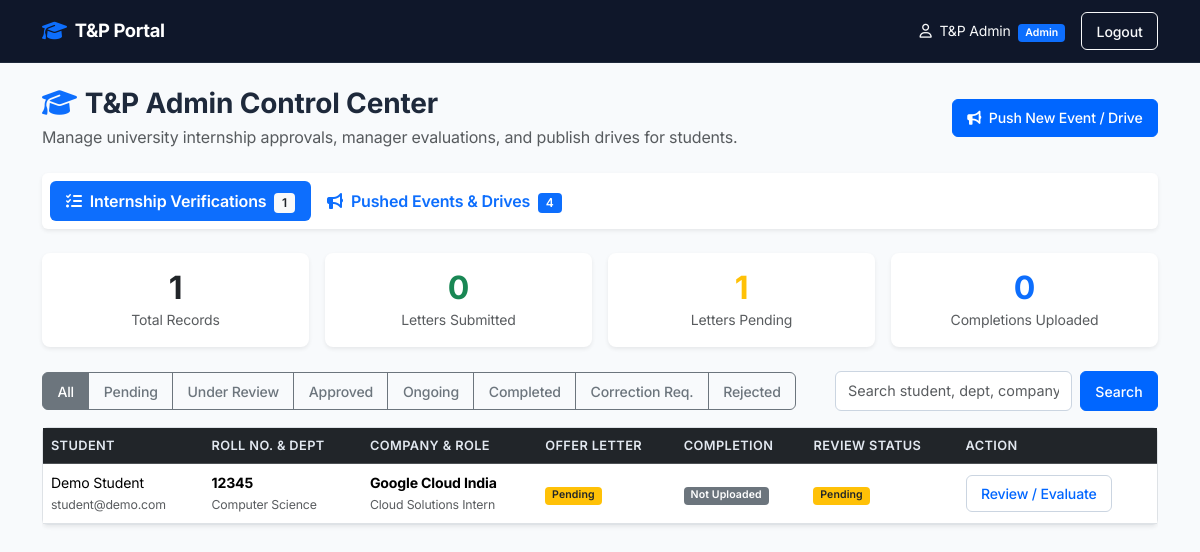
The page /admin/dashboard (signed in) on the database its author committed.
### tables this page shows
CREATE TABLE internships (
            id INTEGER PRIMARY KEY AUTOINCREMENT,
            student_id INTEGER NOT NULL,
            submission_status TEXT NOT NULL DEFAULT 'Draft'
                CHECK(submission_status IN ('Draft', 'Submitted')),
            
            company_name TEXT NOT NULL,
            company_location TEXT,
            company_website TEXT,
            role TEXT,
            start_date TEXT,
            end_date TEXT,
            internship_type TEXT,
            stipend TEXT,
            mode TEXT,
            domain TEXT,
            
            manager_id INTEGER,
            manager_name TEXT,
            manager_email TEXT,

            letter_status TEXT NOT NULL DEFAULT 'Pending'
                CHECK(letter_status IN ('Pending', 'Submitted')),
            letter_filename TEXT,

            completion_filename TEXT,
            completion_status TEXT NOT NULL DEFAULT 'Not Uploaded'
                CHECK(completion_status IN ('Not Uploaded', 'Uploaded')),
            report_filename TEXT,
            report_status TEXT NOT NULL DEFAULT 'Not Uploaded'
                CHECK(report_status IN ('Not Uploaded', 'Uploaded')),

            manager_feedback TEXT,
            feedback_rating INTEGER CHECK(feedback_rating BETWEEN 1 AND 5),
            tech_skills INTEGER CHECK(tech_skills BETWEEN 1 AND 5),
            communication INTEGER CHECK(communication BETWEEN 1 AND 5),
            teamwork INTEGER CHECK(teamwork BETWEEN 1 AND 5),
            problem_solving INTEGER CHECK(problem_solving BETWEEN 1 AND 5),
            professionalism INTEGER CHECK(professionalism BETWEEN 1 AND 5),
            strengths TEXT,
            improvements TEXT,

            review_status TEXT NOT NULL DEFAULT 'Pending'
                CHECK(review_status IN ('Pending', 'Under Review', 'Approved', 'Rejected', 'Correction Required', 'Ongoing', 'Completed')),
            
            admin_remarks TEXT,

            submitted_at TIMESTAMP DEFAULT CURRENT_TIMESTAMP,
            FOREIGN KEY (student_id) REFERENCES users(id) ON DELETE CASCADE,
            FOREIGN KEY (manager_id) REFERENCES users(id) ON DELETE SET NULL
        );

CREATE TABLE users (
            id INTEGER PRIMARY KEY AUTOINCREMENT,
            full_name TEXT NOT NULL,
            email TEXT UNIQUE NOT NULL,
            password_hash TEXT NOT NULL,
            role TEXT NOT NULL CHECK(role IN ('student', 'admin', 'manager')),
            roll_number TEXT,
            branch TEXT,
            created_at TIMESTAMP DEFAULT CURRENT_TIMESTAMP
        , phone TEXT, cgpa TEXT, resume_filename TEXT);

### app.py (the view)
@app.route('/admin/dashboard')
@login_required
@admin_required
def admin_dashboard():
    active_tab = request.args.get('tab', 'verifications')
    status_filter = request.args.get('status', 'All')
    search_query = request.args.get('search', '').strip()
    conn = get_db_connection()
    query = '''
        SELECT internships.*, users.full_name, users.roll_number, users.branch, users.email
        FROM internships
        JOIN users ON internships.student_id = users.id
        WHERE 1=1
    '''
    params = []
    if status_filter != 'All':
        query += ' AND internships.review_status = ?'
        params.append(status_filter)
    if search_query:
        query += ' AND (users.full_name LIKE ? OR internships.company_name LIKE ? OR users.branch LIKE ?)'
        params.extend([f'%{search_query}%', f'%{search_query}%', f'%{search_query}%'])
    query += ' ORDER BY internships.submitted_at DESC'
    records = conn.execute(query, tuple(params)).fetchall()
    total = conn.execute('SELECT COUNT(*) c FROM internships').fetchone()['c']
    submitted = conn.execute("SELECT COUNT(*) c FROM internships WHERE letter_status='Submitted'").fetchone()['c']
    pending = conn.execute("SELECT COUNT(*) c FROM internships WHERE letter_status='Pending'").fetchone()['c']
    completed = conn.execute("SELECT COUNT(*) c FROM internships WHERE completion_status='Uploaded'").fetchone()['c']
    stats = {'total': total, 'submitted': submitted, 'pending': pending, 'completed': completed}
    events = conn.execute('''
        SELECT events.*, COUNT(event_applications.id) as applicant_count
        FROM events
        LEFT JOIN event_applications ON events.id = event_applications.event_id
        GROUP BY events.id
        ORDER BY events.created_at DESC
    ''').fetchall()
    conn.close()
    return render_template(
        'admin_dashboard.html',
        records=records,
        stats=stats,
        status_filter=status_filter,
        search_query=search_query,
        active_tab=active_tab,
        events=events
    )

### app.py (called while the page is built)
def login_required(f):
    @wraps(f)
    def wrapper(*args, **kwargs):
        if 'user_id' not in session:
            flash('Please log in first.', 'warning')
            return redirect(url_for('login'))
        return f(*args, **kwargs)
    return wrapper

def admin_required(f):
    @wraps(f)
    def wrapper(*args, **kwargs):
        if session.get('role') != 'admin':
            abort(403)
        return f(*args, **kwargs)
    return wrapper

### database.py (called while the page is built)
def get_db_connection():
    conn = sqlite3.connect(DB_PATH)
    conn.row_factory = sqlite3.Row
    conn.execute("PRAGMA foreign_keys = ON")
    return conn

### templates/admin_dashboard.html (shortened to what this page needs)
{% extends 'base.html' %}
{% block content %}
<div class="d-flex justify-content-between align-items-center mb-4">
    <div>
        <h3 class="fw-bold mb-1"><i class="fa-solid fa-graduation-cap text-primary me-2"></i>T&P Admin Control Center</h3>
        <p class="text-muted mb-0">Manage university internship approvals, manager evaluations, and publish drives for students.</p>
    </div>
    <div>
        <a href="{{ url_for('admin_push_event') }}" class="btn btn-primary">
            <i class="fa-solid fa-bullhorn me-1"></i> Push New Event / Drive
        </a>
    </div>
</div>
<ul class="nav nav-pills mb-4 bg-white p-2 rounded shadow-sm">
    <li class="nav-item">
        <a class="nav-link {% if active_tab != 'events' %}active{% endif %} fw-semibold" href="{{ url_for('admin_dashboard', tab='verifications') }}">
            <i class="fa-solid fa-list-check me-2"></i>Internship Verifications
            <span class="badge {% if active_tab != 'events' %}bg-light text-dark{% else %}bg-primary{% endif %} ms-1">{{ stats.total }}</span>
        </a>
    </li>
    <li class="nav-item">
        <a class="nav-link {% if active_tab == 'events' %}active{% endif %} fw-semibold" href="{{ url_for('admin_dashboard', tab='events') }}">
            <i class="fa-solid fa-bullhorn me-2"></i>Pushed Events & Drives
            <span class="badge {% if active_tab == 'events' %}bg-light text-dark{% else %}bg-primary{% endif %} ms-1">{{ events|length }}</span>
        </a>
    </li>
</ul>
{% if active_tab == 'events' %}
<div class="d-flex justify-content-between align-items-center mb-3">
    <h5 class="fw-bold mb-0">Published Drives & Student Opportunities</h5>
    <a href="{{ url_for('admin_push_event') }}" class="btn btn-sm btn-primary">
        <i class="fa-solid fa-plus me-1"></i> Push Another Event
    </a>
</div>
<div class="row g-4">
    {% for ev in events %}
    <div class="col-md-6 col-lg-4">
        <div class="card h-100 shadow-sm border-0">
            <div class="card-body d-flex flex-column">
                <div class="d-flex justify-content-between align-items-start mb-2">
                    <span class="badge {% if ev.event_type == 'Internship Drive' %}bg-primary{% elif ev.event_type == 'T&P Request' %}bg-warning text-dark{% else %}bg-info text-dark{% endif %}">
                        {{ ev.event_type }}
                    </span>
                    <span class="badge {% if ev.status == 'Open' %}bg-success{% else %}bg-secondary{% endif %}">
                        {{ ev.status }}
                    </span>
                </div>
                <h5 class="fw-bold text-primary mb-1">{{ ev.title }}</h5>
                <h6 class="text-muted small mb-2"><i class="fa-solid fa-building me-1"></i>{{ ev.company_name }}</h6>
                <p class="text-secondary small mb-3 text-truncate">{{ ev.description }}</p>
                <div class="mt-auto border-top pt-3 small">
                    <div class="d-flex justify-content-between mb-1">
                        <span class="text-muted">Deadline:</span>
                        <span class="fw-semibold text-danger">{{ ev.deadline or 'Rolling' }}</span>
                    </div>
                    <div class="d-flex justify-content-between mb-3">
                        <span class="text-muted">Applicants:</span>
                        <span class="badge bg-primary fs-7">{{ ev.applicant_count }} Students</span>
                    </div>
                    <a href="{{ url_for('admin_event_detail', event_id=ev.id) }}" class="btn btn-outline-primary btn-sm w-100">
                        <i class="fa-solid fa-users me-1"></i> View & Manage Applicants &rarr;
                    </a>
                </div>
            </div>
        </div>
    </div>
    {% else %}
    <div class="col-12 text-center p-5 bg-white rounded shadow-sm border-0">
        <i class="fa-solid fa-bullhorn text-muted fs-1 mb-3"></i>
        <h5>No Events Pushed Yet</h5>
        <p class="text-muted">Push an internship drive or request to let students apply.</p>
        <a href="{{ url_for('admin_push_event') }}" class="btn btn-primary">Push First Event</a>
    </div>
    {% endfor %}
</div>
{% else %}
<div class="row g-3 mb-4">
    <div class="col-md-3">
        <div class="card text-center shadow-sm border-0"><div class="card-body">
            <h2 class="mb-0 fw-bold">{{ stats.total }}</h2><small class="text-muted">Total Records</small>
        </div></div>
    </div>
    <div class="col-md-3">
        <div class="card text-center shadow-sm border-0"><div class="card-body">
            <h2 class="mb-0 text-success fw-bold">{{ stats.submitted }}</h2><small class="text-muted">Letters Submitted</small>
        </div></div>
    </div>
    <div class="col-md-3">
        <div class="card text-center shadow-sm border-0"><div class="card-body">
            <h2 class="mb-0 text-warning fw-bold">{{ stats.pending }}</h2><small class="text-muted">Letters Pending</small>
        </div></div>
    </div>
    <div class="col-md-3">
        <div class="card text-center shadow-sm border-0"><div class="card-body">
            <h2 class="mb-0 text-primary fw-bold">{{ stats.completed }}</h2><small class="text-muted">Completions Uploaded</small>
        </div></div>
    </div>
</div>
<div class="mb-3 d-flex flex-wrap justify-content-between align-items-center gap-2">
    <div class="btn-group">
        <a href="{{ url_for('admin_dashboard', status='All', search=search_query) }}" class="btn btn-sm btn-outline-secondary {{ 'active' if status_filter=='All' }}">All</a>
        <a href="{{ url_for('admin_dashboard', status='Pending', search=search_query) }}" class="btn btn-sm btn-outline-secondary {{ 'active' if status_filter=='Pending' }}">Pending</a>
        <a href="{{ url_for('admin_dashboard', status='Under Review', search=search_query) }}" class="btn btn-sm btn-outline-secondary {{ 'active' if status_filter=='Under Review' }}">Under Review</a>
        <a href="{{ url_for('admin_dashboard', status='Approved', search=search_query) }}" class="btn btn-sm btn-outline-secondary {{ 'active' if status_filter=='Approved' }}">Approved</a>
        <a href="{{ url_for('admin_dashboard', status='Ongoing', search=search_query) }}" class="btn btn-sm btn-outline-secondary {{ 'active' if status_filter=='Ongoing' }}">Ongoing</a>
        <a href="{{ url_for('admin_dashboard', status='Completed', search=search_query) }}" class="btn btn-sm btn-outline-secondary {{ 'active' if status_filter=='Completed' }}">Completed</a>
        <a href="{{ url_for('admin_dashboard', status='Correction Required', search=search_query) }}" class="btn btn-sm btn-outline-secondary {{ 'active' if status_filter=='Correction Required' }}">Correction Req.</a>
        <a href="{{ url_for('admin_dashboard', status='Rejected', search=search_query) }}" class="btn btn-sm btn-outline-secondary {{ 'active' if status_filter=='Rejected' }}">Rejected</a>
    </div>
    <form class="d-flex" method="GET" action="{{ url_for('admin_dashboard') }}">
        <input type="text" name="search" class="form-control form-control-sm me-2" placeholder="Search student, dept, company..." value="{{ search_query }}">
        <button class="btn btn-sm btn-primary" type="submit">Search</button>
    </form>
</div>
<div class="table-responsive">
    <table class="table table-hover align-middle bg-white shadow-sm border rounded">
        <thead class="table-dark">
            <tr>
                <th>Student</th>
                <th>Roll No. & Dept</th>
                <th>Company & Role</th>
                <th>Offer Letter</th>
                <th>Completion</th>
                <th>Review Status</th>
                <th>Action</th>
            </tr>
        </thead>
        <tbody>
            {% for r in records %}
            <tr>
                <td>{{ r.full_name }}<br><small class="text-muted">{{ r.email }}</small></td>
                <td><strong>{{ r.roll_number or '-' }}</strong><br><small class="text-muted">{{ r.branch or '-' }}</small></td>
                <td><strong>{{ r.company_name }}</strong><br><small class="text-muted">{{ r.role or '-' }}</small></td>
                <td>
                    {% if r.letter_status == 'Submitted' %}<span class="badge bg-success">Submitted</span>
                    {% else %}<span class="badge bg-warning text-dark">Pending</span>{% endif %}
                </td>
                <td>
                    {% if r.completion_status == 'Uploaded' %}<span class="badge bg-success">Uploaded</span>
                    {% else %}<span class="badge bg-secondary">Not Uploaded</span>{% endif %}
                </td>
                <td>
                    {% if r.review_status == 'Approved' %}<span class="badge bg-success">Approved</span>
                    {% elif r.review_status == 'Ongoing' %}<span class="badge bg-info text-dark">Ongoing</span>
                    {% elif r.review_status == 'Completed' %}<span class="badge bg-primary">Completed</span>
                    {% elif r.review_status == 'Correction Required' %}<span class="badge bg-warning text-dark">Correction Required</span>
                    {% elif r.review_status == 'Rejected' %}<span class="badge bg-danger">Rejected</span>
                    {% elif r.review_status == 'Under Review' %}<span class="badge bg-secondary">Under Review</span>
                    {% else %}<span class="badge bg-warning text-dark">Pending</span>{% endif %}
                </td>
                <td><a href="{{ url_for('view_internship', internship_id=r.id) }}" class="btn btn-sm btn-outline-primary">Review / Evaluate</a></td>
            </tr>
            {% else %}
            <tr><td colspan="7" class="text-center text-muted p-4">No records found matching criteria.</td></tr>
            {% endfor %}
        </tbody>
    </table>
</div>
{% endif %}
{% endblock %}

### static/css/style.css (style rules this page uses)
:root { --primary-color: #0066ff; --primary-hover: #0052cc; --text-main: #1e293b; --text-muted: #64748b; --border-color: #e2e8f0; --bg-page: #f8fafc; --card-bg: #ffffff; }
body { background-color: var(--bg-page); font-family: 'Inter', -apple-system, BlinkMacSystemFont, "Segoe UI", Roboto, sans-serif; color: var(--text-main); letter-spacing: -0.01em; }
.card { background: var(--card-bg); border: 1px solid var(--border-color); border-radius: 8px; box-shadow: 0 1px 3px rgba(0, 0, 0, 0.03); transition: transform 0.15s ease, box-shadow 0.15s ease; }
.btn { border-radius: 6px; font-weight: 500; font-size: 0.88rem; padding: 0.45rem 0.9rem; transition: all 0.15s ease; }
.btn-primary { background-color: var(--primary-color); border-color: var(--primary-color); }
.btn-outline-primary { color: var(--primary-color); border-color: #cbd5e1; }
.form-control, .form-select { border-radius: 6px; border-color: #cbd5e1; font-size: 0.9rem; padding: 0.5rem 0.75rem; }
.table { border-collapse: separate; border-spacing: 0; }
.table th { font-weight: 600; font-size: 0.8rem; text-transform: uppercase; letter-spacing: 0.03em; color: #e2e8f0; }
.table td { font-size: 0.88rem; }
.badge { border-radius: 4px; font-weight: 600; letter-spacing: 0.01em; }

### rows shown on the page
internships: full_name "Demo Student", email "student@demo.com", roll_number "12345", branch "Computer Science", company_name "Google Cloud India", role "Cloud Solutions Intern", letter_status "Pending", completion_status "Not Uploaded", review_status "Pending"

### other values the page prints
{{ session.full_name }} "T&P Admin"
{{ session.role|capitalize }} "Admin"
{{ stats.total }} "1"
{{ events|length }} "4"
{{ stats.submitted }} "0"
{{ stats.pending }} "1"
{{ stats.completed }} "0"
